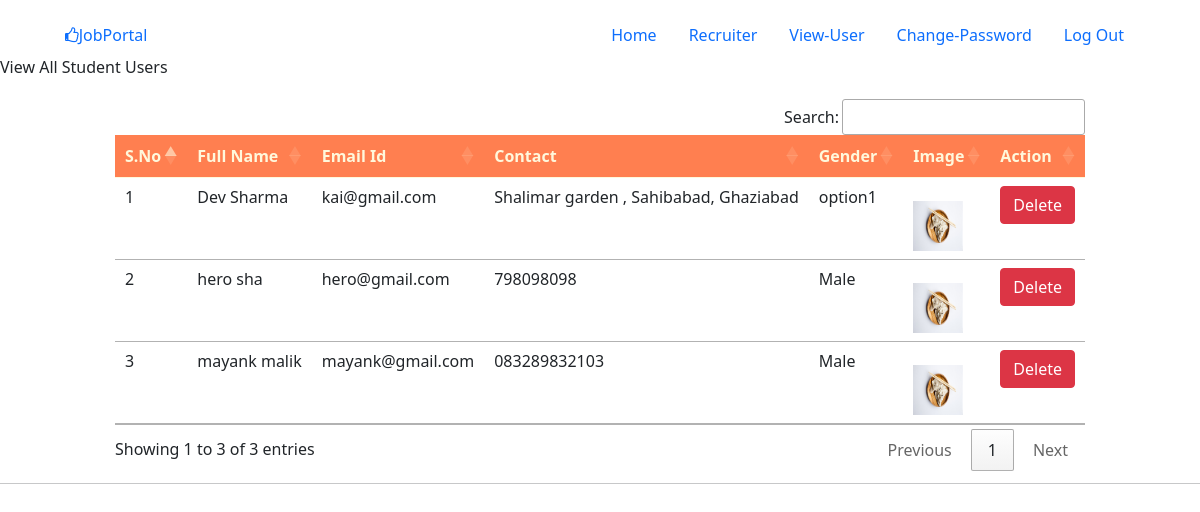
/view_user (signed in), run on the app's committed database.
### job/models.py (models this page shows, shortened)
class StudentUser(models.Model):
    user = models.ForeignKey(User, on_delete=models.CASCADE)
    mobile = models.CharField(max_length=50, null=True)
    image = models.FileField(null=True)
    gender = models.CharField(max_length=15, null=True)
    type = models.CharField(max_length=50, null=True)

### job/views.py (the view)
# urls.py: path('view_user', view_user, name="view_user"),
def  view_user(request):
    if not request.user.is_authenticated:
        return redirect("admin_login")
    data = StudentUser.objects.all()
    d = {'data':data}
    return render(request, 'view_user.html', d)

### job/templates/view_user.html (shortened to what this page needs)
{% load static %} {% block body %} {% include "admin_login_navigation.html" %}
<marquee behavior="" direction="right">View All Student Users</marquee>
<div class="container" style="
    margin-top: 20px;
    display: flex;
    justify-content: center;
    align-items: center;
    width: 100%;
  ">
    <table class="table table-hover" id="example">
        <thead style="background-color: coral; color: cornsilk">
            <tr>
                <th>S.No</th>
                <th>Full Name</th>
                <th>Email Id</th>
                <th>Contact</th>
                <th>Gender</th>
                <th>Image</th>
                <th>Action</th>
            </tr>
        </thead>
        <tbody>
            {% for i in data %}
            <tr>
                <td>{{forloop.counter}}</td>
                <td>{{i.user.first_name}} {{i.user.last_name}}</td>
                <td>{{i.user.username}}</td>
                <td>{{i.mobile}}</td>
                <td>{{i.gender}}</td>
                <td>
                    <img src="{{i.image.url}}" alt="not availble" style="width: 50px; height: 50px" />
                </td>
                <td>
                    <a href="{% url 'delete_user' i.user.id %}" class="btn btn-danger"
                        onclick="return confirm('Are You Sure ?')">Delete</a>
                </td>
            </tr>
            {% endfor %}
        </tbody>
    </table>
</div>
<hr style="margin-top: 12px" />
{% endblock %}

### job/templates/admin_login_navigation.html (shortened to what this page needs)
<head>
    <scriptr src="https://cdn.jsdelivr.net/npm/bootstrap@5.0.0-beta2/dist/js/bootstrap.bundle.min.js"
>
        <link href="https://cdn.jsdelivr.net/npm/bootstrap@5.0.0-beta2/dist/css/bootstrap.min.css" rel="stylesheet"
 />
        <link rel="stylesheet"
            href="https://cdnjs.cloudflare.com/ajax/libs/font-awesome/4.7.0/css/font-awesome.min.css" />
        <link rel="stylesheet" href="https://cdn.datatables.net/buttons/1.7.0/css/buttons.dataTables.min.css">
        <link rel="stylesheet" href="https://cdn.datatables.net/1.10.24/css/jquery.dataTables.min.css">
        {% load static %}
</head>
<body>
    <div class="container">
        <div class="left">
            <ul class="nav">
                <li class="nav-item">
                    <a class="nav-link" href="{% url 'index' %}"><i class="fa fa-thumbs-o-up"
                            style="margin-left: 2px"></i>JobPortal</a>
                </li>
            </ul>
        </div>
        <div class="right">
            <ul class="nav justify-content-end">
                <li class="nav-item">
                    <a class="nav-link active" aria-current="page" href="{% url 'admin_home' %}">Home</a>
                </li>
                <li class="nav-item">
                    <a onclick="myFunction()" class="dropbtn nav-link">Recruiter</a>
                </li>
                <li class="nav-item">
                    <a class="nav-link" href="{% url 'view_user' %}">View-User</a>
                </li>
                <li class="nav-item">
                    <a class="nav-link" href="{% url 'change_password_admin' %}">Change-Password</a>
                </li>
                <li class="nav-item">
                    <a class="nav-link" href="{% url 'Logout' %}">Log Out</a>
                </li>
            </ul>
        </div>
    </div>
</body>

### job/templates/admin_login_navigation.html (style rules this page uses)
* { margin: 0; box-sizing: border-box; padding: 0; }
img { height: 500px; margin-top: 15px; }
ul { margin: 15px 18px -12px 5px; }
.container { display: flex; justify-content: space-between; align-items: center; }
.dropbtn { cursor: pointer; }

### data on the page
StudentUser: user.first_name "Dev", user.last_name "Sharma", user.username "kai@gmail.com", mobile "Shalimar garden , Sahibabad, Ghaziabad", gender "option1", image (picture)
StudentUser: user.first_name "hero", user.last_name "sha", user.username "hero@gmail.com", mobile "798098098", gender "Male", image (picture)
StudentUser: user.first_name "mayank", user.last_name "malik", user.username "mayank@gmail.com", mobile "083289832103", gender "Male", image (picture)
